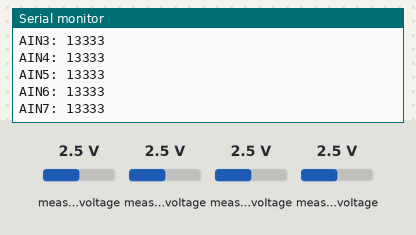
This program was run on a simulated Teensy 4. Shown: the last lines printed to the serial monitor. The inputs (shaded band) are chosen by the test bench; at power-on: measured voltage 2.5 V.

Above: at 1.2 s.
1.3 s: measured voltage (sensor 200) set to 0.1 V
2.8 s: measured voltage (sensor 201) set to 0.1 V
At 3.13 s:
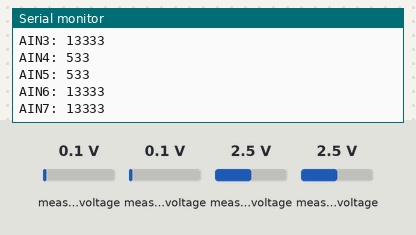
4.3 s: measured voltage (sensor 202) set to 0.1 V
At 4.72 s:
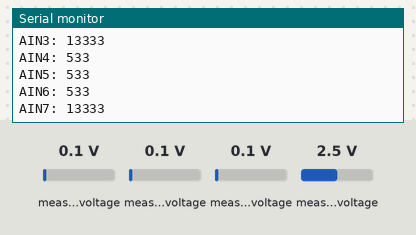
5.8 s: measured voltage (sensor 203) set to 0.1 V
At 6.3 s:
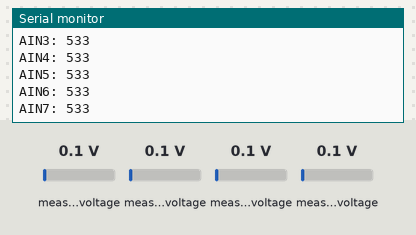
7.3 s: measured voltage (sensor 200) set to 1.2 V
8.8 s: measured voltage (sensor 201) set to 1.2 V
At 9.16 s:
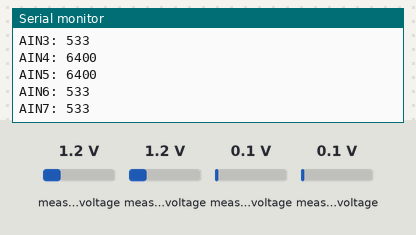
Timing chart, 0 to 11.3 s (numbered marks = the images above; inputs shaded):
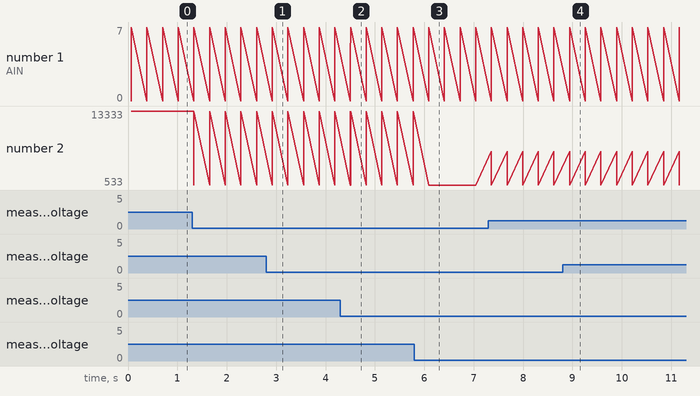

Measured:
- after the input at 2.8 s, the serial monitor: prints a new line after 0.12 s (image 1)
- after the input at 4.3 s, the serial monitor: prints a new line after 0.21 s (image 2)
- after the input at 5.8 s, the serial monitor: prints a new line after 0.29 s (image 3)
- after the input at 8.8 s, the serial monitor: prints a new line after 0.14 s (image 4)

The program:

main.cpp
```cpp
#include <Arduino.h>

#include <Adafruit_ADS1X15.h>

#include <Wire.h>

#include <SPI.h>

Adafruit_ADS1115 ADC1;         //Address (0x48)
Adafruit_ADS1115 ADC2;         //Address (0x49)


void setup(void)
{
  Serial.begin(9600);
  Serial.println("Hello!");

  Serial.println("Getting single-ended readings from AIN0..7");
  Serial.println("ADC Range: +/- 6.144V (1 bit = 3mV)");
  ADC1.begin(); //0x48
  ADC2.begin(0x49);
}

void loop(void)
{
  int16_t adc0, adc1, adc2, adc3, adc4, adc5, adc6, adc7;

  adc0 = ADC1.readADC_SingleEnded(0);
  adc1 = ADC1.readADC_SingleEnded(1);
  adc2 = ADC1.readADC_SingleEnded(2);
  adc3 = ADC1.readADC_SingleEnded(3);
  adc4 = ADC2.readADC_SingleEnded(0);
  adc5 = ADC2.readADC_SingleEnded(1);
  adc6 = ADC2.readADC_SingleEnded(2);
  adc7 = ADC2.readADC_SingleEnded(3);
  Serial.print("AIN0: "); Serial.println(adc0);
  Serial.print("AIN1: "); Serial.println(adc1);
  Serial.print("AIN2: "); Serial.println(adc2);
  Serial.print("AIN3: "); Serial.println(adc3);
  Serial.print("AIN4: "); Serial.println(adc4);
  Serial.print("AIN5: "); Serial.println(adc5);
  Serial.print("AIN6: "); Serial.println(adc6);
  Serial.print("AIN7: "); Serial.println(adc7);
  Serial.println();

  delay(250);
}
```
